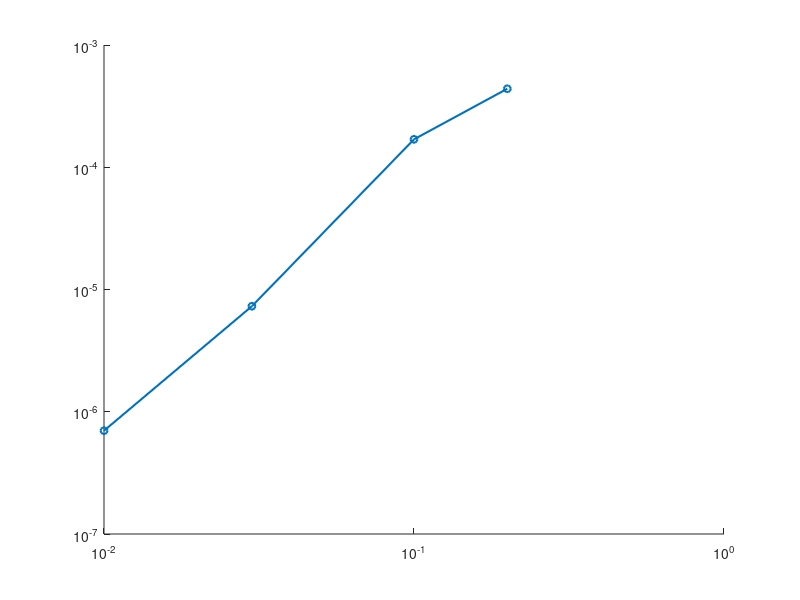

MATLAB code to generate this figure: (Note: this script raises an error after producing the figure.)
load("sternTol.mat");
fig = figure('Units', 'inches','OuterPosition',[0 0 3.33 3.53]);
hold on;
loglog1 = loglog(sternTolSi8(1:4),abs(ErrSi8(1:4)),'-o','LineWidth',1.5,'MarkerSize',5);
loglog1.MarkerFaceColor = [0 0.4470 0.7410];
hold on;
loglog2 = loglog(sternTolC8(1:4),abs(ErrC8(1:4)),'-pentagram','LineStyle','-.','LineWidth',1.5,'MarkerSize',5);
loglog2.MarkerFaceColor = [0.8500 0.3250 0.0980];
hold on;
loglog3 = loglog(sternTolLiH(1:4),abs(ErrLiH(1:4)),'-^','LineStyle',':', 'Color', '[0.4660 0.6740 0.1880]','LineWidth',1.5,'MarkerSize',5);
loglog3.MarkerFaceColor = [0.4660 0.6740 0.1880];
set(loglog1,'DisplayName','Si');
set(loglog2,'DisplayName','C');
set(loglog3,'DisplayName','LiH');
ylabel({'Error (ha/atom)'});
xlabel('$\varepsilon_s$','Interpreter','latex');

ax = gca;
box(ax,'on');
set(ax,'FontName','Times New Roman','FontSize',14,'XDir','reverse','XMinorTick','on','XScale','log','XTick',...
    [0.01 0.05 0.1 0.2 0.3],'YMinorTick','on','YScale','log');
ylim([1e-7, 1e-3]);
yticks([1e-7 1e-5 1e-3]);
legend1 = legend(ax,'show');
set(legend1,'FontSize',12);

set(fig, 'PaperUnits', 'inches');
set(fig, 'PaperPositionMode', 'auto');
fig_pos = get(fig, 'Position');
set(fig, 'PaperSize', fig_pos(3:4));
